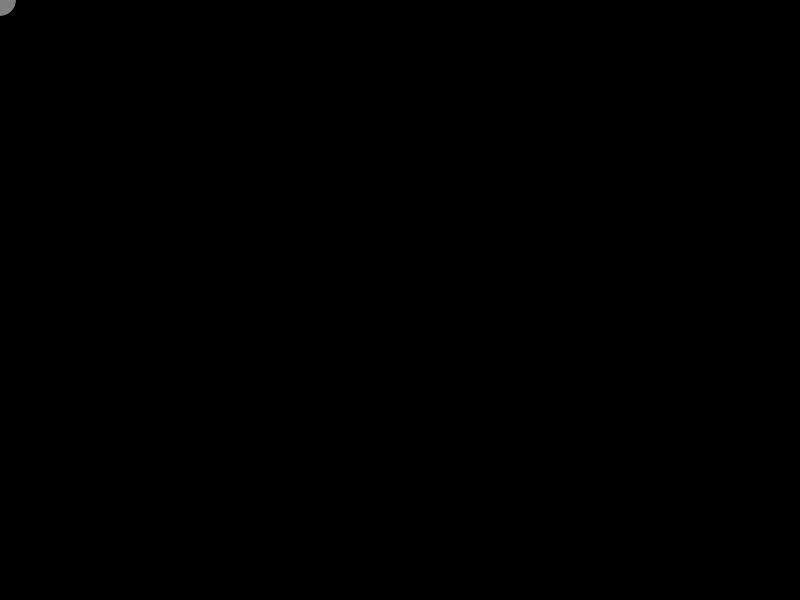
Frame 1 (no input)
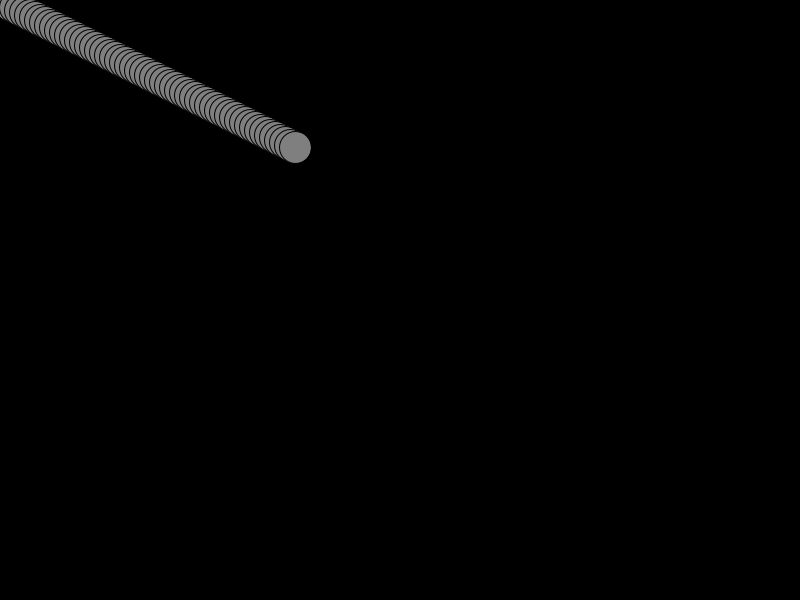
Frame 60 (the mouse pressed at the canvas centre just before this capture)
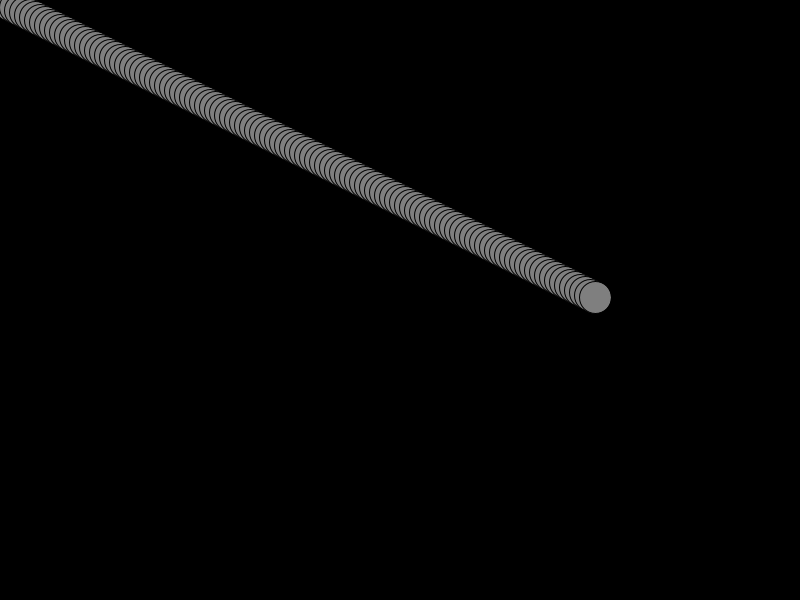
Frame 120 (the mouse held since frame 60 and released just before this capture)

The Processing sketch that drew these frames (run headless with seeded random() and noise(); from frame 60 on, the mouse is pressed at the canvas centre):

// Processing sketch: funcao_modularidade
// ── funcao_modularidade.pde
float x = 0, y = 0;
float xspeed = 5, yspeed = 2.5;

void setup() {
  size(800, 600);
  background(0);
}

void draw() {

  displayBall();
  moveBall();
  bordas();
}

void displayBall() {
  stroke(0);
  fill(127);
  ellipse(x, y, 32, 32);
}


void moveBall() {
  x += xspeed;
  y += yspeed;
}

void bordas() {
  if (x > width || x < 0) {
    xspeed = xspeed * -1;
  }
  if (y > height || y < 0) {
    yspeed = yspeed * -1;
  }
}
